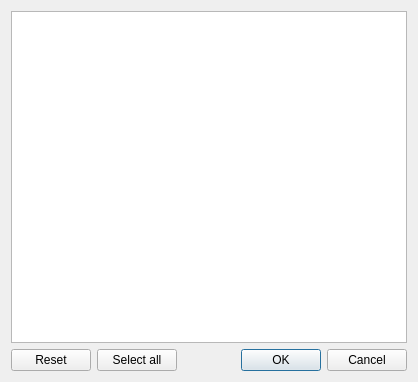
<?xml version="1.0" encoding="UTF-8"?>
<ui version="4.0">
 <class>CCheckListDialog</class>
 <widget class="QDialog" name="CCheckListDialog">
  <property name="geometry">
   <rect>
    <x>0</x>
    <y>0</y>
    <width>418</width>
    <height>382</height>
   </rect>
  </property>
  <property name="windowTitle">
   <string>Dialog</string>
  </property>
  <layout class="QVBoxLayout" name="verticalLayout">
   <item>
    <widget class="QListWidget" name="listWidget"/>
   </item>
   <item>
    <layout class="QHBoxLayout" name="horizontalLayout">
     <item>
      <widget class="QPushButton" name="pushButton_2">
       <property name="text">
        <string>Reset</string>
       </property>
      </widget>
     </item>
     <item>
      <widget class="QPushButton" name="pushButton">
       <property name="text">
        <string>Select all</string>
       </property>
      </widget>
     </item>
     <item>
      <widget class="QDialogButtonBox" name="buttonBox">
       <property name="standardButtons">
        <set>QDialogButtonBox::Cancel|QDialogButtonBox::Ok</set>
       </property>
      </widget>
     </item>
    </layout>
   </item>
  </layout>
 </widget>
 <resources/>
 <connections/>
</ui>
